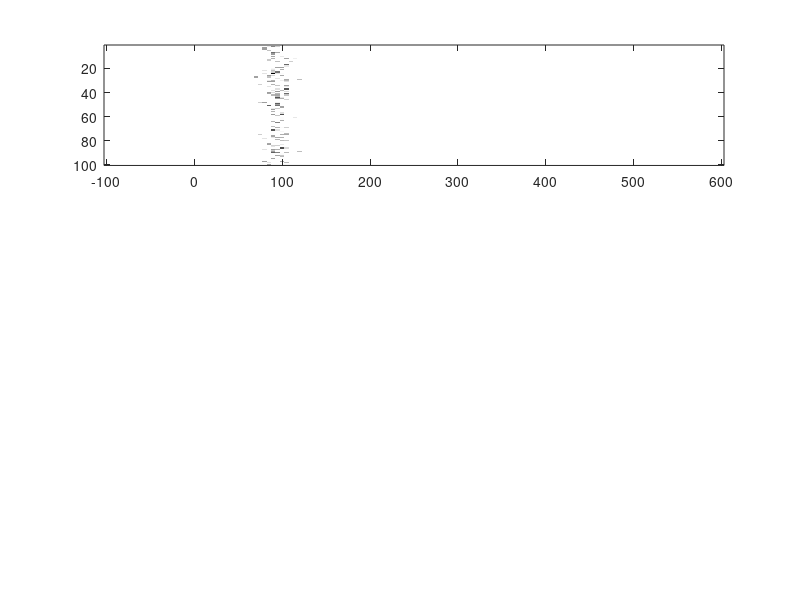

Recreate this plot in MATLAB. (Note: this script raises an error after producing the figure.)
function [dZ, dR, t] = ModelTemporal(t_spike)
%
% A little model of inter-trial variation in vivo, taking into account
% static and stochastic latency variability.
%
% Variables:
% j - cell number
% i - trial number
%
% Model parameters:
% n     - number of presynaptic cells (cell number j)
% m     - number of trials
% w(j)  - weight of presynaptic cell
% t(j)  - mean latency of presynaptic cell
% T(j,i)  - latency error (distribution)
% P(j,i)  - firing reliability (binomial distribution)
%
% kern  - EPSC kernel
%
% Constants:
% Fs    - binsize
%
% $Id$

% Initialize parameters
Fs      = 5;           % ms
time    = (-20*Fs):Fs:(Fs*120); % 30-bin window

n       = 100;          % cells
m       = 100;          % trials
m_ind   = 30;           % induction trials

t_mu    = 100;
t_sigma = 10;

T_mu    = 0;
T_sigma = 1;

P_n     = 1;
P_p     = 1/n * 2;     % fire ~2 cells per trial


% spike times are relative to the mean event time
if nargin == 0
    t_spike = t_mu + 5;
else
    t_spike = t_mu + t_spike;
end



%kern    = [-1.022077e-002; -4.542572e-003; -2.225854e-002; -8.116035e-002; -1.263588e-001; -9.774068e-002; -1.582324e-001; -2.760360e-001; -5.181542e-001; -8.536977e-001; -1.000044e+000; -8.453697e-001; -7.141655e-001; -6.559451e-001; -6.200589e-001; -5.348860e-001; -4.931702e-001; -4.675804e-001; -4.266974e-001; -3.665843e-001; -3.462185e-001; -3.158591e-001; -2.748247e-001; -2.784587e-001; -2.640739e-001; -2.291720e-001; -2.233424e-001; -2.291720e-001; -1.913930e-001; -1.852606e-001; -1.883647e-001; -2.007053e-001; -1.762512e-001; -1.705730e-001; -1.670147e-001; -1.201506e-001; -1.375638e-001; -1.425606e-001; -1.045545e-001; -9.993625e-002; -1.269645e-001; -9.478802e-002; -8.116035e-002; -9.471230e-002; -8.441585e-002; -4.603125e-002; -5.965892e-002; -7.139385e-002; -3.830890e-002; -3.043514e-002; -6.223303e-002; -5.572204e-002; -3.793036e-002; -4.936246e-002; -4.777256e-002; -1.892733e-002; -1.900304e-002; -3.444773e-002; -1.279488e-002; -1.467692e-008; -2.945092e-002; -1.635322e-002; -3.179806e-003; -1.567183e-002];
kern    = [-1.582324e-001; -2.760360e-001; -5.181542e-001; -8.536977e-001; -1.000044e+000; -8.453697e-001; -7.141655e-001; -6.559451e-001; -6.200589e-001; -5.348860e-001; -4.931702e-001; -4.675804e-001; -4.266974e-001; -3.665843e-001; -3.462185e-001; -3.158591e-001; -2.748247e-001; -2.784587e-001; -2.640739e-001; -2.291720e-001; -2.233424e-001; -2.291720e-001; -1.913930e-001; -1.852606e-001; -1.883647e-001; -2.007053e-001; -1.762512e-001; -1.705730e-001; -1.670147e-001; -1.201506e-001; -1.375638e-001; -1.425606e-001; -1.045545e-001; -9.993625e-002; -1.269645e-001; -9.478802e-002; -8.116035e-002; -9.471230e-002; -8.441585e-002; -4.603125e-002; -5.965892e-002; -7.139385e-002; -3.830890e-002; -3.043514e-002; -6.223303e-002; -5.572204e-002; -3.793036e-002; -4.936246e-002; -4.777256e-002; -1.892733e-002; -1.900304e-002; -3.444773e-002; -1.279488e-002; -1.467692e-008; -2.945092e-002; -1.635322e-002; -3.179806e-003; -1.567183e-002];

tau_p   = 50;
tau_d   = 70;
expfun  = inline('b(1) .* exp(x ./ b(2))','b','x');
ltp_kern    = expfun([0.5 tau_p], (-30*Fs):Fs:0);
ltd_kern    = expfun([-0.5 -tau_d], 0:Fs:(30*Fs));

% static distributions
t       = normrnd(t_mu,t_sigma,n,1);
w       = rand(n,1);                          % equal weight to inputs
w_pre   = w;

% pre-induction period
Z       = zeros(m,length(time));
R       = Z;
for i = 1:m
    % generate trial distributions
    T           = normrnd(T_mu,T_sigma,n,1);
    P           = binornd(P_n,P_p,n,1);
    events      = ((t + T - min(time)) .* P);
    events      = round(events ./ Fs);      % bin # of event
    event_ind   = find(events);
    for k = 1:length(event_ind)
        j       = event_ind(k);                   % cell #
        tm      = events(j);
        Z(i,tm)  = Z(i,tm) + w(j);
    end
    r           = conv(Z(i,:),kern);
    R(i,:)      = r(1:length(time));
end

Z_pre   = Z;
R_pre   = R;

% induction period
Z       = zeros(m,length(time));
R       = Z;
t_s     = fix((t_spike - min(time))./Fs);
for i = 1:m_ind
    % generate trial distributions
    T           = normrnd(T_mu,T_sigma,n,1);
    P           = binornd(P_n,P_p,n,1);
    events      = ((t + T - min(time)) .* P);
    events      = fix(events ./ Fs);      % bin # of event
    event_ind   = find(events);
    for k = 1:length(event_ind)
        j       = event_ind(k);                   % cell #
        tm      = events(j);
        Z(i,tm)  = Z(i,tm) + w(j);
        % potentiate and depress
        dt      = tm - t_s;
        if dt > 0
            w(j)    = w(j) + w(j) * ltd_kern(dt);
        else
            w(j)    = w(j) + w(j) * ltp_kern(end+dt);
        end
    end
%     r           = conv(Z(i,:),kern);
%     R(i,:)      = r(1:length(time));
end

% post-induction period
Z       = zeros(m,length(time));
R       = Z;
for i = 1:m
    % generate trial distributions
    T           = normrnd(T_mu,T_sigma,n,1);
    P           = binornd(P_n,P_p,n,1);
    events      = ((t + T - min(time)) .* P);
    events      = fix(events ./ Fs);      % bin # of event
    event_ind   = find(events);
    for k = 1:length(event_ind)
        j       = event_ind(k);                   % cell #
        tm      = events(j);
        Z(i,tm)  = Z(i,tm) + w(j);
    end
    r           = conv(Z(i,:),kern);
    R(i,:)      = r(1:length(time));
end

Z_post  = Z;
R_post  = R;

dZ  = mean(Z_post',2) - mean(Z_pre',2);
dR  = -(mean(R_post',2) - mean(R_pre',2));
t   = (time - t_spike)';

if nargout > 0
    %return
end

figure
colormap(flipud(gray));
subplot(3,1,1)
imagesc(time,1:n,Z_pre);
vline(t_spike,'k:')
subplot(3,1,2)
% imagesc(time,1:n,Z_post);
plot(time,mean(Z_pre,1),'k');
hold on
plot(time,mean(Z_post,1),'r');
vline(t_spike,'k:')
% subplot(4,1,3)
% mtrialplot(time,R_pre');
subplot(3,1,3)
plot(time,mean(R_pre,1),'k');
hold on
plot(time,mean(R_post,1),'r');
vline(t_spike,'k:')

% rs  = Rasterify(R',2);
% rs  = -rs';
% subplot(5,1,4)
% imagesc(time,1:n,rs);
% subplot(5,1,5)
% plot(time,mean(rs,1));

% keyboard